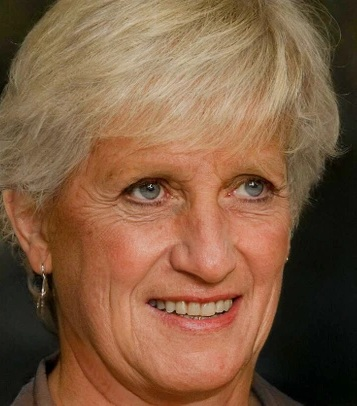
#> input picture aiVShuman/backend/ai_folder/011e6a566a8b107c9d795dbc8e.jpg, 357 x 406 px
$ python -i trainingFunction.py   (imports and definitions only)
#> lines starting #> are read from the running program, lines starting #| are printed output that depends on the picture
import os
import numpy as np
import matplotlib.pyplot as plt
import seaborn as sns
from skimage import io, color
from skimage.transform import resize
from skimage.feature import hog
from skimage.measure import shannon_entropy
from sklearn.ensemble import GradientBoostingClassifier
from sklearn.model_selection import train_test_split
from sklearn.preprocessing import StandardScaler
from sklearn.metrics import accuracy_score, classification_report, confusion_matrix
from scipy.stats import skew, kurtosis
from PIL import Image, ExifTags
import joblib
import warnings

from tensorflow.keras.applications import ResNet50
from tensorflow.keras.applications.resnet50 import preprocess_input
from tensorflow.keras.preprocessing import image
from tensorflow.keras.models import Model

# [1 line not run here, left out]

# 📁 Folder paths
AI_FOLDER = 'C:/Users/kurapati sai sreeja/Desktop/aiVShuman40/aiVShuman/backend/ai_folder'
REAL_FOLDER = 'C:/Users/kurapati sai sreeja/Desktop/aiVShuman40/aiVShuman/backend/real_folder'
SUPPORTED_EXTENSIONS = ('.jpg', '.jpeg', '.png', '.bmp', '.tiff')

# 🧠 Load ResNet50 for deep features
# [1 line that did not run here, left out]
# [1 line that did not run here, left out]

# ✅ Extract ResNet deep features
# [29 lines left out: functions extract_deep_features, extract_metadata_features, not called in this run]

# ✅ Extract handcrafted features (HOG, FFT, histogram, stats, entropy)
def extract_handcrafted_features(image_path):
#> called with image_path = 'ai_folder/011e6a566a8b107c9d795dbc8e.jpg'
    try:
        img = io.imread(image_path)
#> img is the input picture: shape (406, 357, 3); mean R, G, B 128, 92.7, 65.6
        img = resize(img, (128, 128))
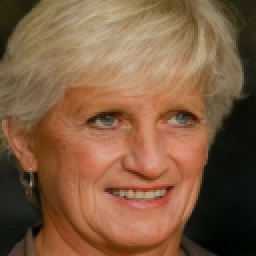
#> img: shape (128, 128, 3) float64 (shown 2 times larger); mean R, G, B 0.502, 0.364, 0.257

        if img.ndim == 2:
            img = np.stack((img,) * 3, axis=-1)
        if img.shape[2] == 4:
            img = img[:, :, :3]

        gray = color.rgb2gray(img)
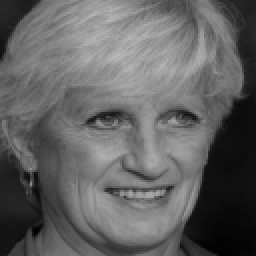
#> gray: shape (128, 128) float64 (shown 2 times larger); min 0.00423, max 0.729, mean 0.385

        # HOG
        hog_feat = hog(gray, orientations=9, pixels_per_cell=(8, 8),
                       cells_per_block=(2, 2), block_norm='L2-Hys', feature_vector=True)
#> hog_feat = 8100 values, max 0.58 at index 5328, min 0 at index 15, mean 0.13
        hog_feat = hog_feat[:50]  # Limit to 50 dims
#> hog_feat = 50 values, max 0.446 at index 11, min 0 at index 15, mean 0.107

        # FFT
        fft = np.fft.fft2(gray)
        fft_shift = np.fft.fftshift(fft)
        fft_mag = np.abs(fft_shift)
        log_fft = np.log(1 + fft_mag)
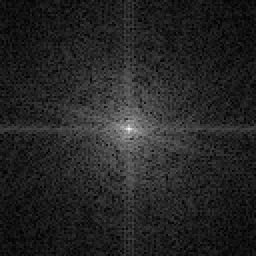
#> log_fft: shape (128, 128) float64 (shown 2 times larger); min 0.0266, max 8.75, mean 1.29; drawn with min black and max white
        fft_mean = np.mean(log_fft)
#> fft_mean = 1.29
        fft_std = np.std(log_fft)
#> fft_std = 0.764
        fft_entropy = -np.sum(log_fft * np.log(log_fft + 1e-10))
#> fft_entropy = -8736.6

        # Histogram
        hist, _ = np.histogram(gray, bins=16, range=(0, 1), density=True)
#> hist = [1.6, 0.936, 0.93, 0.561, 0.88, 1.22, 2.09, 2.44, 2.35, 2, 0.923, 0.0684, 0, 0, 0, 0]

        # Stats
        flat = gray.flatten()
#> flat = 16384 values, max 0.729 at index 3641, min 0.00423 at index 16238, mean 0.385
        stats = [np.mean(flat), np.std(flat), skew(flat), kurtosis(flat)]
#> stats = [0.385, 0.189, -0.531, -0.916]

        # Entropy
        entropy = shannon_entropy(gray)
#> entropy = 14

        return np.concatenate([hog_feat, [entropy, fft_mean, fft_std, fft_entropy], hist, stats])
    except Exception as e:
        print(f"[ERROR][Handcrafted] {image_path}: {e}")
        return None

# ✅ Combine all features
# [72 lines left out: functions extract_all_features, load_data, train_model, not called in this run]

# ✅ Run if main
# [2 lines not run here, left out]

>>> result = extract_handcrafted_features('ai_folder/011e6a566a8b107c9d795dbc8e.jpg')
#> result = 74 values, max 14 at index 50, min -8736.6 at index 53, mean -117.6

$ run again, on aiVShuman/backend/ai_folder/ai_0021.jpg
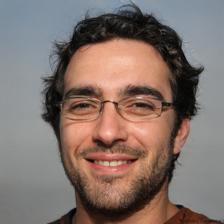
#> input picture aiVShuman/backend/ai_folder/ai_0021.jpg, 224 x 224 px
#> in extract_handcrafted_features, img is the input picture: shape (224, 224, 3); mean R, G, B 130.5, 114.1, 108
#> img: shape (128, 128, 3) float64
#> in extract_handcrafted_features, `gray = color.rgb2gray(img)`:
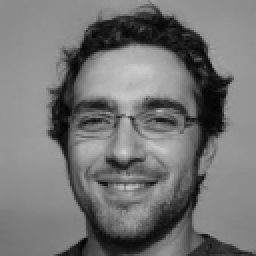
#> gray: shape (128, 128) float64 (shown 2 times larger); min 0.00994, max 0.822, mean 0.459
#> in extract_handcrafted_features, `hog_feat = hog(gray, orientations=9, pixels_per_cell=(8, 8), cells_per..`: hog_feat = 8100 values, max 0.663 at index 4948, min 0 at index 5, mean 0.119
#> in extract_handcrafted_features, `hog_feat = hog_feat[:50]`: hog_feat = 50 values, max 0.312 at index 9, min 0 at index 5, mean 0.12
#> in extract_handcrafted_features, `log_fft = np.log(1 + fft_mag)`:
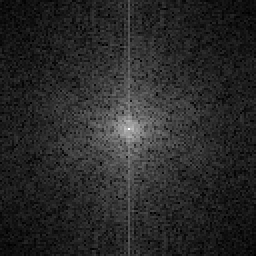
#> log_fft: shape (128, 128) float64 (shown 2 times larger); min 0.0174, max 8.93, mean 1.44; drawn with min black and max white
#> fft_mean = 1.44
#> fft_std = 0.85
#> fft_entropy = -12434.1
#> hist = [0.465, 1.15, 0.791, 0.62, 0.524, 0.656, 0.762, 1.54, 3.19, 5, 0.64, 0.526, 0.143, 0.000977, 0, 0]
#> flat = 16384 values, max 0.822 at index 9790, min 0.00994 at index 15402, mean 0.459
#> stats = [0.459, 0.185, -0.935, -0.304]
#> entropy = 13.8
#> result = 74 values, max 13.8 at index 50, min -12434.1 at index 53, mean -167.5
